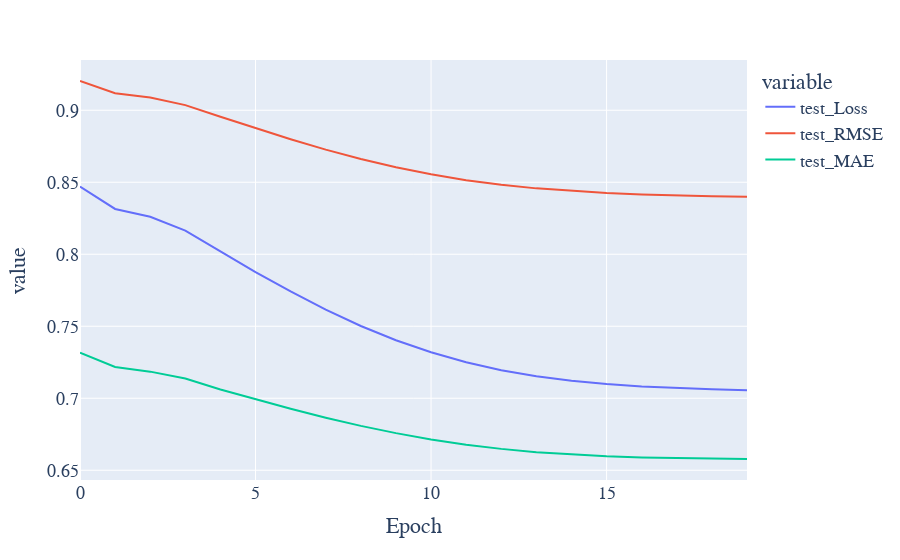

Notebook code for this chart:
### Markdown cell above
### Funk-SVD Analysis

### Code cell
with open('funk_results.json') as f:
    hists = json.load(f)

best = min(hists, key= lambda x: min(x.get('hist', {}).get('test_RMSE', [float('inf')])))
funk_best_lr = best['lr']
funk_best_reg = best['reg']
funk_best_n_factors = best['n_factors']
funk_best_n_epochs = np.argmin(best['hist']['test_RMSE'])
best_hist = best['hist']
plot_experiment(best_hist)

plot_color_map(hists, 'n_factors', 'lr')

### Figure 1 — Plotly figure (JSON) as saved in the notebook; plotly's stock layout.template omitted (floating-point values rounded to 4 significant figures)
{"data": [{"hovertemplate": "variable=test_Loss<br>Epoch=%{x}<br>value=%{y}<extra></extra>", "legendgroup": "test_Loss", "line": {"color": "#636efa", "dash": "solid"}, "mode": "lines", "name": "test_Loss", "orientation": "v", "showlegend": true, "type": "scatter", "x": [0, 1, 2, 3, 4, 5, 6, 7, 8, 9, 10, 11, 12, 13, 14, 15, 16, 17, 18, 19], "xaxis": "x", "y": [0.847, 0.8315, 0.826, 0.8165, 0.8019, 0.7877, 0.7742, 0.7615, 0.7502, 0.7403, 0.7319, 0.725, 0.7195, 0.7153, 0.7122, 0.7099, 0.7082, 0.707, 0.7062, 0.7056], "yaxis": "y"}, {"hovertemplate": "variable=test_RMSE<br>Epoch=%{x}<br>value=%{y}<extra></extra>", "legendgroup": "test_RMSE", "line": {"color": "#EF553B", "dash": "solid"}, "mode": "lines", "name": "test_RMSE", "orientation": "v", "showlegend": true, "type": "scatter", "x": [0, 1, 2, 3, 4, 5, 6, 7, 8, 9, 10, 11, 12, 13, 14, 15, 16, 17, 18, 19], "xaxis": "x", "y": [0.9203, 0.9118, 0.9089, 0.9036, 0.8955, 0.8875, 0.8799, 0.8727, 0.8661, 0.8604, 0.8555, 0.8515, 0.8482, 0.8458, 0.8439, 0.8425, 0.8415, 0.8408, 0.8403, 0.84], "yaxis": "y"}, {"hovertemplate": "variable=test_MAE<br>Epoch=%{x}<br>value=%{y}<extra></extra>", "legendgroup": "test_MAE", "line": {"color": "#00cc96", "dash": "solid"}, "mode": "lines", "name": "test_MAE", "orientation": "v", "showlegend": true, "type": "scatter", "x": [0, 1, 2, 3, 4, 5, 6, 7, 8, 9, 10, 11, 12, 13, 14, 15, 16, 17, 18, 19], "xaxis": "x", "y": [0.7316, 0.7218, 0.7185, 0.7137, 0.706, 0.6993, 0.6927, 0.6865, 0.6808, 0.6758, 0.6714, 0.6677, 0.6648, 0.6625, 0.6609, 0.6597, 0.6589, 0.6584, 0.6581, 0.6578], "yaxis": "y"}], "layout": {"font": {"family": "Courier New, monospace", "size": 18}, "hoverlabel": {"font": {"family": "Rockwell", "size": 12}}, "legend": {"title": {"text": "variable"}, "tracegroupgap": 0}, "margin": {"t": 60}, "xaxis": {"anchor": "y", "domain": [0, 1], "showspikes": true, "title": {"text": "Epoch"}}, "yaxis": {"anchor": "x", "domain": [0, 1], "title": {"text": "value"}}}}
